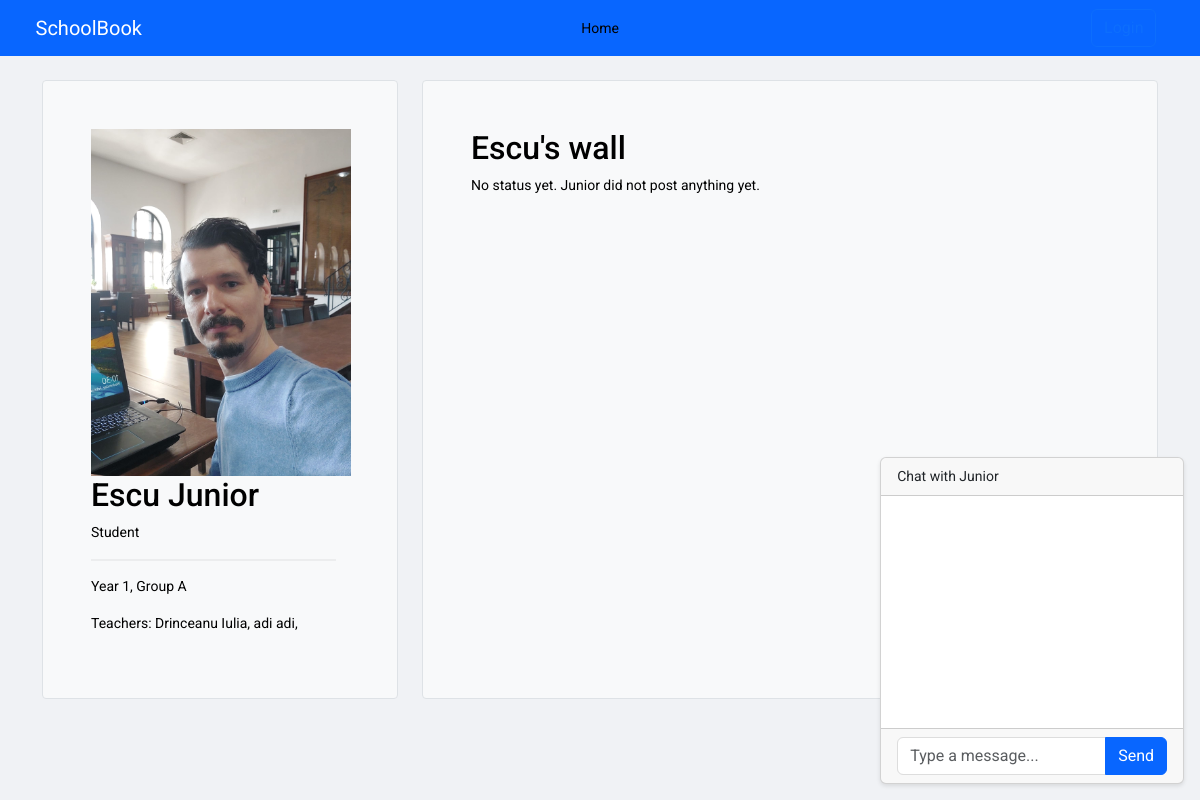
The page /student/student_profile/escu_junior_1/ on the database its author committed.
### core/models.py (models this page shows, shortened)
class Student(models.Model):
    user = models.OneToOneField(User, on_delete=models.CASCADE, null=True)
    first_name = models.CharField(max_length=150, null=True)
    last_name = models.CharField(max_length=150, null=True)
    group = models.ForeignKey(Group, on_delete=models.SET_NULL, null=True, blank=True)
    phone = models.CharField(max_length=150,null=True)
    parents = models.ManyToManyField(Parent, related_name='children')
    teachers = models.ManyToManyField(Teacher, related_name='pupils')
    year = models.ForeignKey(Year, on_delete=models.CASCADE, related_name='students')
    year_group = models.ForeignKey(YearGroup, on_delete=models.CASCADE, related_name='students')
    subjects = models.ManyToManyField('Subject', related_name='students')
    profile_pic = models.ImageField(upload_to='static/images',null=True, blank=True)

class Year(models.Model):
    year = models.IntegerField(default=1)
    teachers = models.ManyToManyField(Teacher)
    def __str__(self) -> str:
        return f"Year {self.year}"

class YearGroup(models.Model):
    name = models.CharField(max_length=200)
    def __str__(self) -> str:
        return f"Group {self.name}"

class Teacher(models.Model):
    name = models.CharField(max_length=150)
    subjects = models.ManyToManyField('Subject', related_name='teachers')
    phone = models.CharField(max_length=150, null=True)
    group = models.ForeignKey(Group, on_delete=models.SET_NULL, null=True, blank=True)
    user = models.OneToOneField(User, on_delete=models.CASCADE, null=True)
    profile_pic = models.ImageField(upload_to='static/images' ,null=True, blank=True)

### core/views.py (the view)
# urls.py: path('student/student_profile/<str:username>/', views.student_student_profile, name='student_student_profile'),
def student_student_profile(request, username):
    student = get_object_or_404(Student,  user__username=username)
    all_students = Student.objects.all()
    year = student.year
    year_group = student.year_group
    teachers = student.teachers.all()
    statuses = StatusUpdate.objects.filter(user=student.user).order_by('-timestamp')
    my_username = request.user.username
    sorted_usernames = sorted([my_username, username])
    room_name = f'{sorted_usernames[0]}_{sorted_usernames[1]}_chatroom'
    if request.method == 'POST':
        form = StatusUpdateForm(request.POST)
        if form.is_valid():
            status = form.save(commit=False)
            status.user = request.user
            status.save()
            return redirect('student_student_profile', username=username)
    else:
        form = StatusUpdateForm()
    return render(request, 'student_profile.html', {'student': student, 'all_students': all_students, \
                                            'year': year, 'year_group': year_group, \
                                            'teachers': teachers, 'statuses': statuses, 'form': form, 'my_username': my_username, \
                                                'room_name': room_name})

### core/forms.py
class StatusUpdateForm(forms.ModelForm):
    class Meta:
        model = StatusUpdate
        fields = ['content']
        widgets = {
            'content' : forms.TextInput(attrs={
                'class': 'form-control',
            }),
        }

### core/templatetags/group_check.py (called while the page is built)
@register.filter(name="in_group")
def in_group(user, group_name):
    return user.groups.filter(name=group_name).exists()

### core/templates/student_profile.html (shortened to what this page needs)
{% extends 'base.html' %}
{% load static %}
{% block content %}
<main>
  <div class="container py-4">
    <div class="row align-items-md-stretch">
      <div class="col-md-4" style="height: auto; overflow: auto; position: sticky; top: 50px;" >
        <div class="h-100 p-5 text-bg-light rounded-1 border">
          <img style='width:260px; height:auto;' src="{{ student.profile_pic.url }}" class="card-img-top" alt="{{ student.first_name }} {{ student.last_name }}">
          <h2>{{ student.first_name }} {{ student.last_name }}</h2>
          <p>Student</p>
          <hr class="styled-hr">
          <p>{{ year }}, {{ year_group }}</p>
          <p>Teachers:
          {% for teacher in student.teachers.all %}
           {{teacher.name}},
          {% endfor %}
        </p>
        </div>
      </div>
      <div class="col-md-8">
        <div class="h-100 p-5  text-bg-light border rounded-1" >
          <h2>{{ student.first_name }}'s wall</h2>
          {% for status in statuses %}
          <div class="col ">
            <div class="card shadow-sm text-bg-light border rounded-1">
              <div class="card-body">
                <h6 class="card-text">{{ status.content }}</h6>
                <div class="d-flex justify-content-between align-items-center">
                  <small class="text-body-secondary">{{ status.timestamp }}</small>
                </div>
              </div>
            </div>
          </div>
          <br />
          {% empty %}
          <p>No status yet. {{ student.last_name }} did not post anything yet.</p>
          {% endfor %}
        </div>
      </div>
    </div>
    <div class="position-fixed bottom-0 end-0 p-3" style="z-index: 1030">
      <div class="card">
          <div class="card-header">
              Chat with {{ student.last_name }}
          </div>
          <div class="card-body">
              <div >
                  <div style="height: 200px; overflow-y: auto;" id="chat-log"></div>
              </div>
          </div>
          <div class="card-footer">
            <div class="input-group">
              <input id="chat-message-input" type="text" class="form-control" placeholder="Type a message...">
              <button id="chat-message-submit" class="btn btn-primary" type="button">Send</button>
            </div>
          </div>
      </div>
  </div>
</main>
{% endblock %}

### school_manager/static/css/sign-in.css (style rules this page uses)
html, body { height: 100%; }

### school_manager/static/css/custom.css (style rules this page uses)
.styled-hr { border: 1px solid #ccc; margin: 15px 0; width: 95% !important; background-color: #eee; text-align: right; }
body { font-size: 14px; line-height: 1.5; }
body { background-color: #f0f2f5; font-family: 'Roboto', Arial, sans-serif; }
.card { box-shadow: 0 2px 4px rgba(0, 0, 0, 0.1); }
.btn-primary { background-color: #0866ff; border-color: #0866ff; }
.form-control { border: 1px solid #dddf; box-shadow: none; color: #1c1e21; background-color: #fff !important; }
hr { border-top-color: #dadde1; }

### rows shown on the page
Student: profile_pic (picture), first_name "Escu", last_name "Junior"
Year: year "Year 1"
YearGroup: name "Group A"
Teacher: name "Drinceanu Iulia"
Teacher: name "adi adi"
